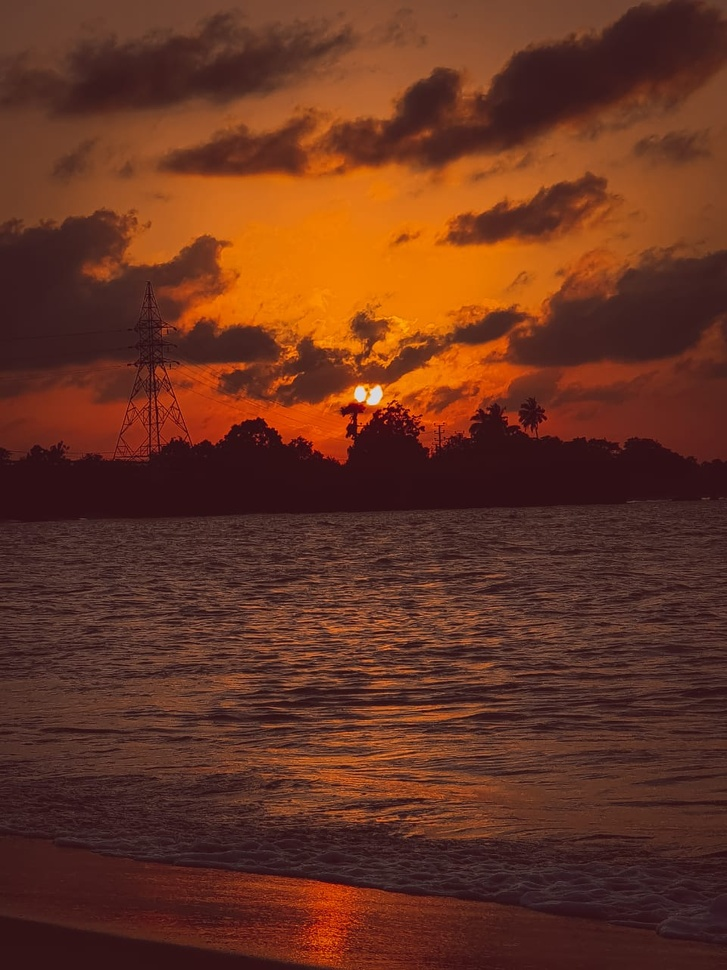
#> input picture Sun.jpeg, 727 x 970 px, shrunk from 960 x 1280 before the run
$ jupyter execute 2_point_operations.ipynb   (shell and % lines are left out)
#> lines starting #> are read from the running program, lines starting #| are printed output that depends on the picture
<h1>Histogram</h1>

Histogram of a Grayscale image

[cell 1]
import cv2 as cv
import numpy as np
import matplotlib.pyplot as plt
img = cv.imread('Sun.jpeg', cv.IMREAD_GRAYSCALE)
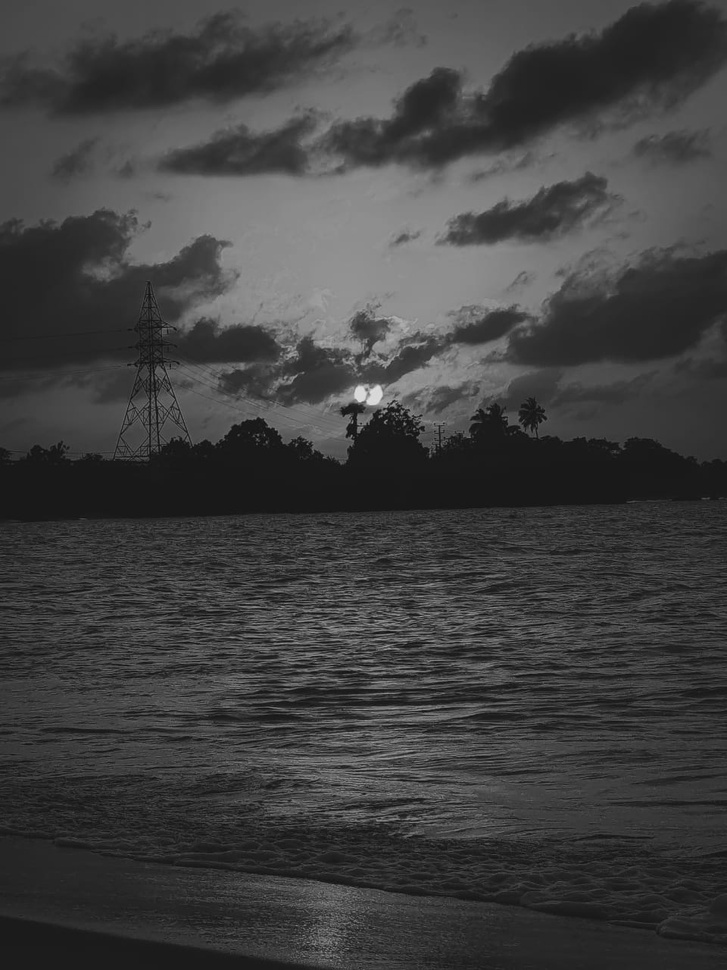
#> img: shape (970, 727); min 8, max 224, mean 64.2
hist = cv.calcHist([img], [0], None, [256], [0, 256])
#> hist = 256 values, max 27347 at index 25, min 0 at index 0, mean 2754.6
plt.plot(hist)
plt.xlim([0, 256])
plt.show()
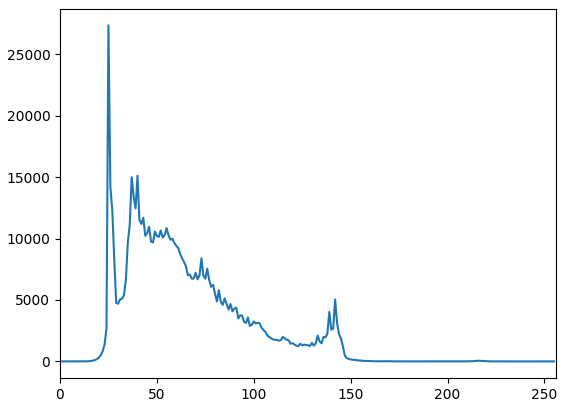
#> figure drawn by matplotlib, 1 panel; curve peaks at x = 25, y = 27347

Histogram of a Color image

[cell 2]
import cv2 as cv
import numpy as np
import matplotlib.pyplot as plt
img = cv.imread('Sun.jpeg', cv.IMREAD_COLOR)
#> img is the input picture: shape (970, 727, 3); mean B, G, R 32.2, 51.1, 102.3
color = ('b', 'g', 'r')
for i, c in enumerate(color):
    hist = cv.calcHist([img], [i], None, [256], [0, 256])
    plt.plot(hist, color=c)
    plt.xlim([0, 256])
plt.show()
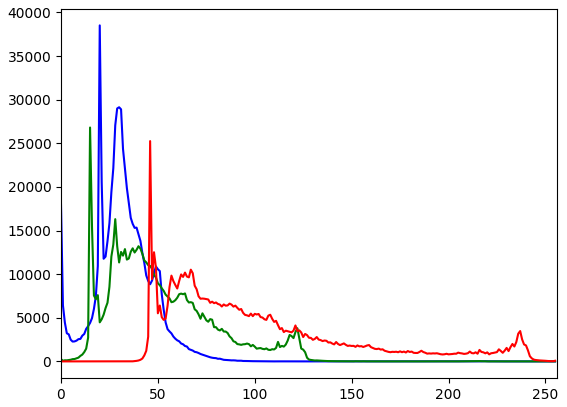
#> figure drawn by matplotlib, 1 panel; curve peaks at x = 20, y = 38516; curve peaks at x = 15, y = 26811; curve peaks at x = 46, y = 25254

Histogram Equalization

[cell 3]
import cv2 as cv
import numpy as np
import matplotlib.pyplot as plt

img = cv.imread('Sun.jpeg', cv.IMREAD_GRAYSCALE)
hist, bins = np.histogram(img.ravel(), 256, [0, 256])
#> bins = 257 values from 0 to 256
cdf =  hist.cumsum()
#> cdf = 256 values from 0 to 705190
cdf_normalized = cdf * hist.max() / cdf.max()
#> cdf_normalized = 256 values from 0 to 27347
plt.plot(cdf_normalized, color = 'b')
plt.hist(img.flatten(), 256, [0, 256], color = 'r')
plt.xlim([0, 256])
plt.legend(('cdf', 'histogram'), loc = 'upper left')
plt.title('Histogram of the Original image')
plt.show()
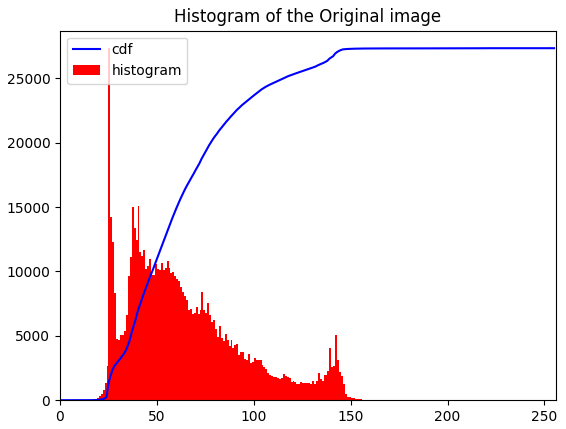
#> figure drawn by matplotlib, 1 panel; tallest bar 27347 high, from x = 25 to 26; curve peaks at x = 224, y = 27347

equ = cv.equalizeHist(img)
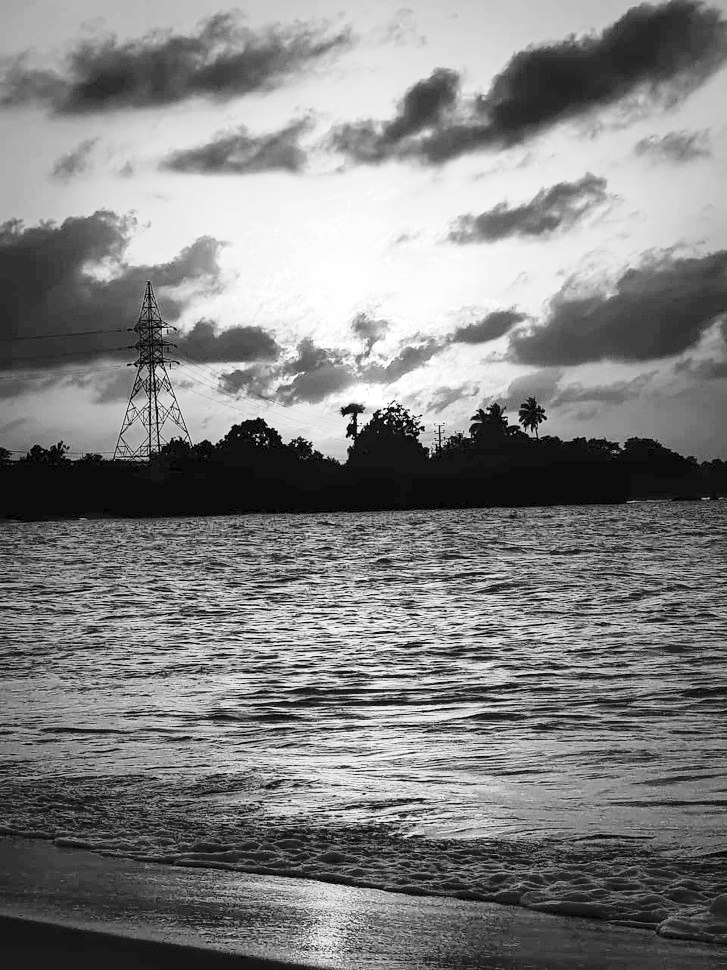
#> equ: shape (970, 727); min 0, max 255, mean 129.1
hist, bins = np.histogram(equ.ravel(), 256, [0, 256])
#> hist = 256 values, max 27347 at index 12, min 0 at index 3, mean 2754.6
cdf =  hist.cumsum()
#> cdf = 256 values from 1225 to 705190
cdf_normalized = cdf * hist.max() / cdf.max()
#> cdf_normalized = 256 values from 47.51 to 27347
plt.plot(cdf_normalized, color = 'b')
plt.hist(equ.flatten(), 256, [0, 256], color = 'r')
plt.xlim([0, 256])
plt.legend(('cdf', 'histogram'), loc = 'upper left')
plt.title('Histogram of the Equalized image')
plt.show()
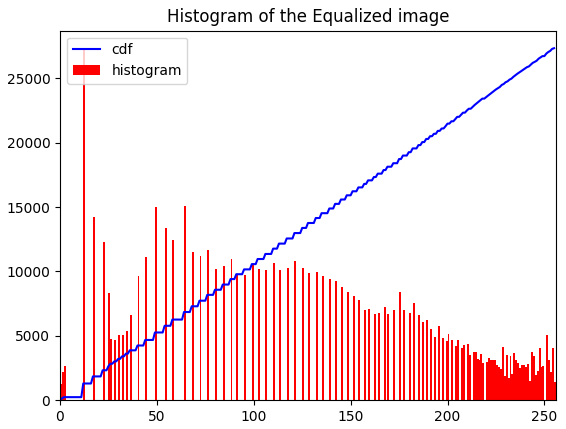
#> figure drawn by matplotlib, 1 panel; tallest bar 27347 high, from x = 12 to 13; curve peaks at x = 255, y = 27347

res = np.hstack((img, equ))
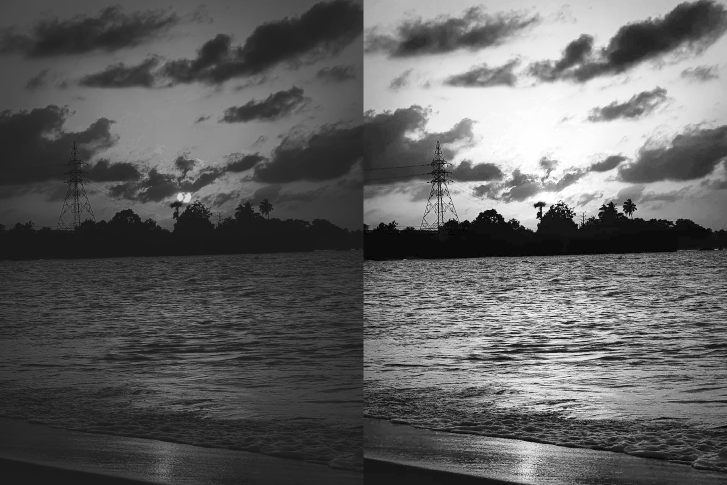
#> res: shape (970, 1454) (shown at 1/2 size); min 0, max 255, mean 96.6
plt.axis('off')
plt.imshow(res, cmap='gray')

<h1>Gamma Correction</h1>

[cell 4]
import numpy as np
import matplotlib.pyplot as plt
import cv2 as cv
img_org = cv.imread('Sun.jpeg', cv.IMREAD_COLOR)
gamma = 0.5
table = np.array([(i / 255.0) ** (gamma)* 255.0 for i in np.arange(0, 256)]).astype("uint8")
img_gamma = cv.LUT(img_org, table)
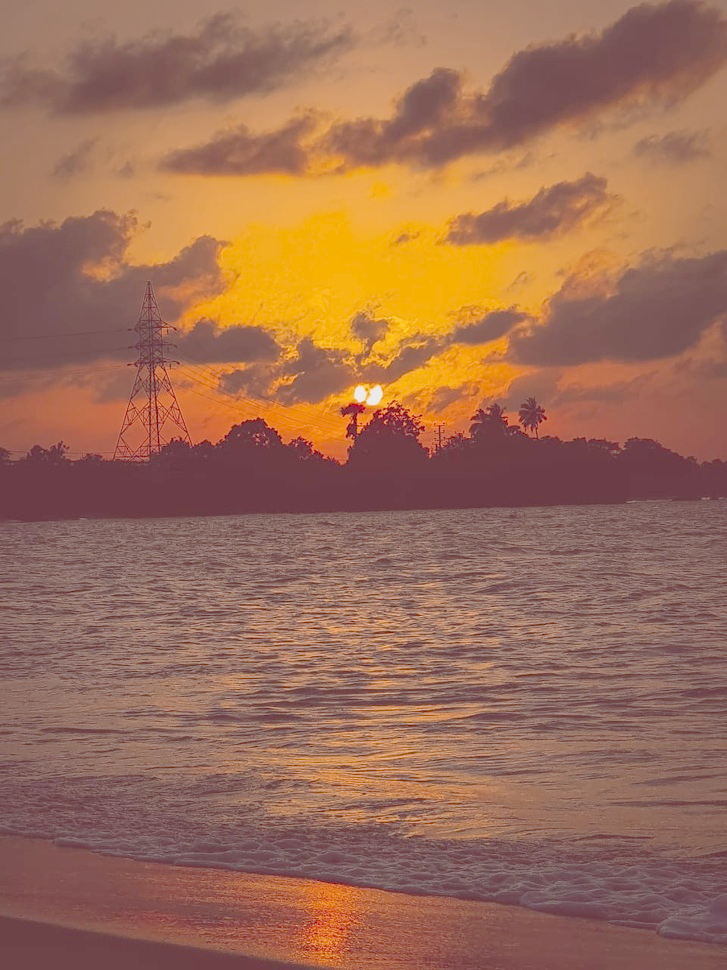
#> img_gamma: shape (970, 727, 3); mean B, G, R 86.5, 109.5, 156.6
img_orig = cv.cvtColor(img_org, cv.COLOR_BGR2RGB)
img_gamma = cv.cvtColor(img_gamma, cv.COLOR_BGR2RGB)
f, axarr = plt.subplots(3,2)
axarr[0,0].imshow(img_orig)
axarr[0,1].imshow(img_gamma)
color = ('b','g','r')
for i, c in enumerate(color):
    hist_orig = cv.calcHist([img_org], [i], None, [256], [0,256])
    axarr[1,0].plot(hist_orig, color = c)
    hist_gamma = cv.calcHist([img_gamma], [i], None, [256], [0,256])
    axarr[1,1].plot(hist_gamma, color = c)
axarr[2,0].plot(table)
axarr[2,0].set_xlim([0,256])
axarr[2,0].set_ylim([0,256])
axarr[2,0].set_aspect('equal')
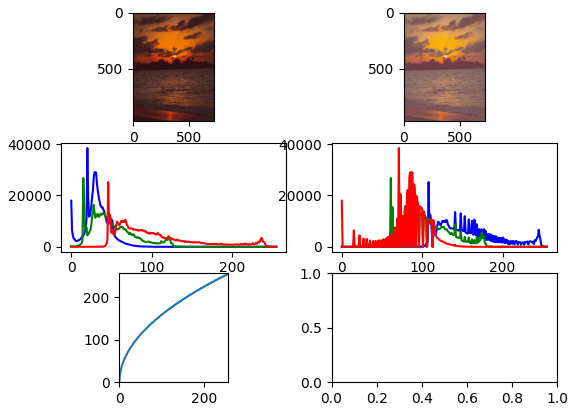
#> figure drawn by matplotlib, 5 panels; panel 3: curve peaks at x = 20, y = 38516; panel 3: curve peaks at x = 15, y = 26811; panel 3: curve peaks at x = 46, y = 25254; panel 4: curve peaks at x = 108, y = 25254

$ run again, with Land of Dreams.jpeg copied over Sun.jpeg
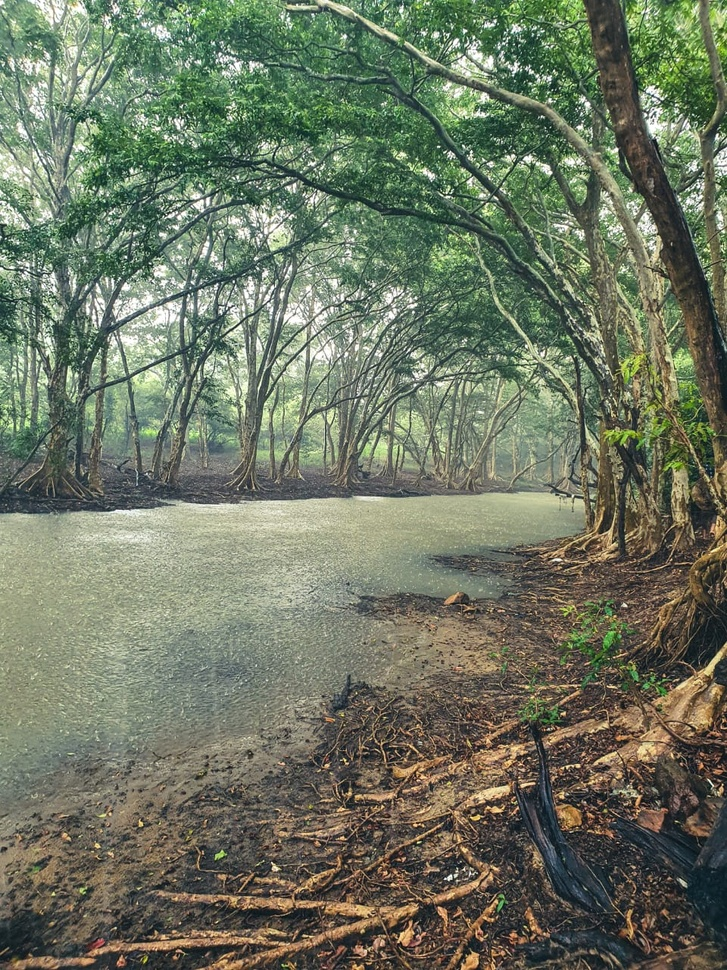
#> input picture Land of Dreams.jpeg, 727 x 970 px, shrunk from 960 x 1280 before the run
#> `hist = cv.calcHist([img], [0], None, [256], [0, 256])`: hist = 256 values, max 5088 at index 78, min 0 at index 0, mean 2754.6
#> img is the input picture: shape (970, 727, 3); mean B, G, R 97.6, 117.6, 109.6
#> bins = 257 values from 0 to 256
#> `cdf =  hist.cumsum()`: cdf = 256 values from 0 to 705190
#> `cdf_normalized = cdf * hist.max() / cdf.max()`: cdf_normalized = 256 values from 0 to 5088
#> `equ = cv.equalizeHist(img)`:
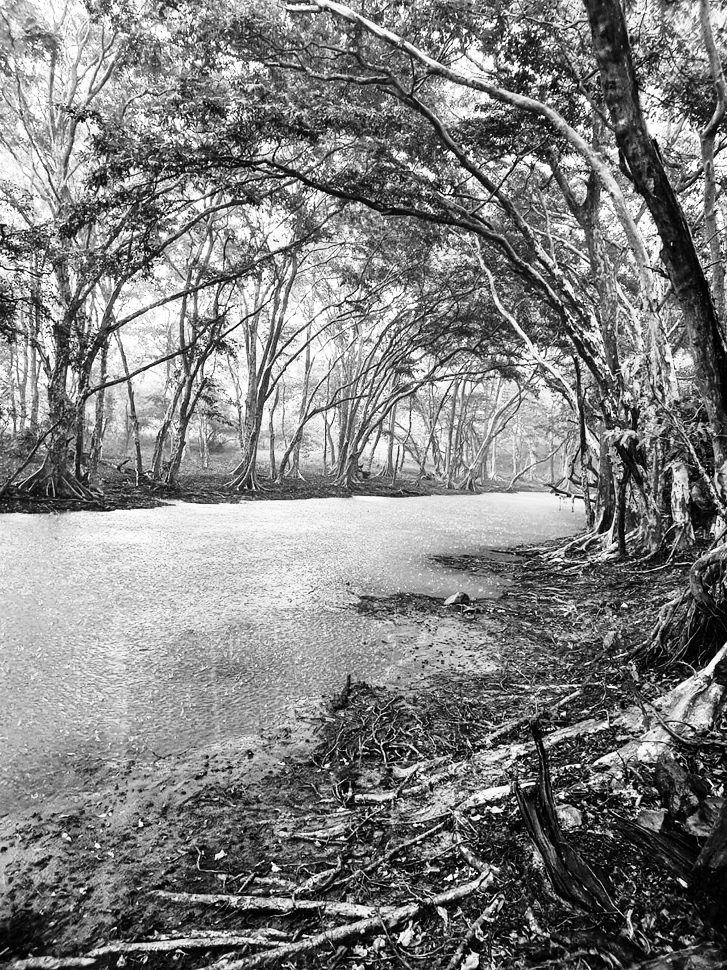
#> equ: shape (970, 727); min 0, max 255, mean 128.2
#> `hist, bins = np.histogram(equ.ravel(), 256, [0, 256])`: hist = 256 values, max 5267 at index 226, min 0 at index 19, mean 2754.6
#> `cdf =  hist.cumsum()`: cdf = 256 values from 1347 to 705190
#> `cdf_normalized = cdf * hist.max() / cdf.max()`: cdf_normalized = 256 values from 10.06 to 5267
#> `img_gamma = cv.LUT(img_org, table)`:
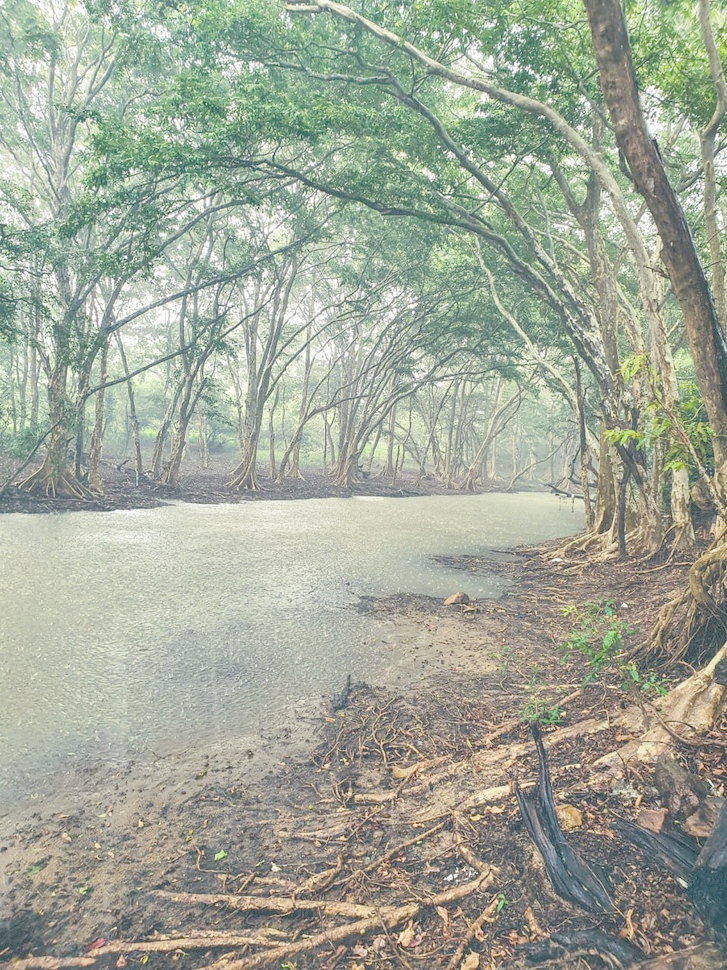
#> img_gamma: shape (970, 727, 3); mean B, G, R 152.7, 168.2, 161.5
